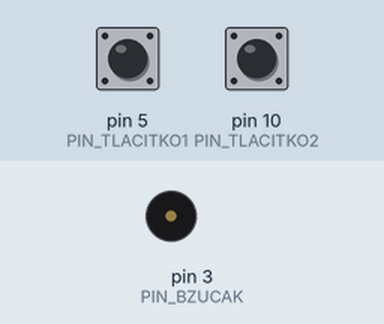
Simulated run of this sketch. Board: Arduino Uno, built with avr-gcc and run on an emulated ATmega328P. Parts: buzzer (waves = sounding). The inputs (shaded band) are chosen by the test bench; at power-on: pin 5 (PIN_TLACITKO1) HIGH, pin 10 (PIN_TLACITKO2) HIGH.

Above: at 1.2 s.
1.3 s: pin 5 (PIN_TLACITKO1) pulled LOW for 0.15 s
At 1.4 s:
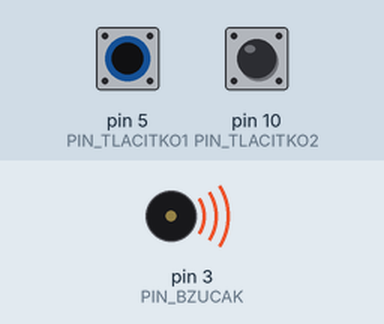
2.9 s: pin 5 (PIN_TLACITKO1) pulled LOW for 3.2 s
At 6.6 s:
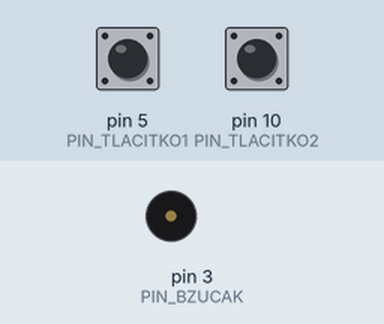
7.6 s: pin 10 (PIN_TLACITKO2) pulled LOW for 3.2 s
At 8.4 s:
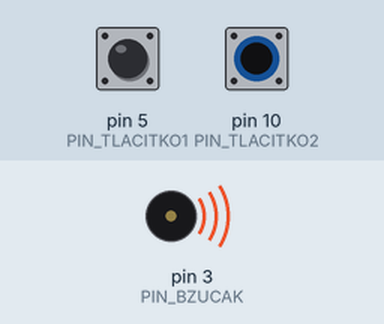
Timing chart, 0 to 12.4 s (numbered marks = the images above; inputs shaded):
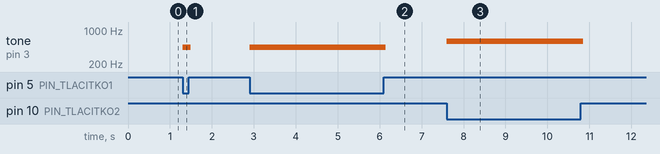

Measured:
- after the input at 1.3 s, tone on pin 3 (PIN_BZUCAK): silent → 440 Hz at once, → silent 0.20 s later
- after the input at 2.9 s, tone on pin 3 (PIN_BZUCAK): silent → 440 Hz at once, → silent 3.2 s later
- after the input at 7.6 s, tone on pin 3 (PIN_BZUCAK): silent → 587 Hz at once, → silent 3.2 s later

The sketch:

prehrani_tonu.ino
```cpp
#define PIN_TLACITKO1 5
#define PIN_TLACITKO2 10
#define PIN_BZUCAK    3

void setup() {
  Serial.begin(9600);
  pinMode(PIN_TLACITKO1, INPUT_PULLUP);
  pinMode(PIN_TLACITKO2, INPUT_PULLUP);
  pinMode(PIN_BZUCAK, OUTPUT);
}

void loop() {
  bool stav1 = digitalRead(PIN_TLACITKO1);
  bool stav2 = digitalRead(PIN_TLACITKO2);
  if (stav1 == LOW && stav2 == HIGH) {
    tone(PIN_BZUCAK, 440, 50);
  }
  if (stav1 == HIGH && stav2 == LOW) {
    tone(PIN_BZUCAK, 587, 50);
  }
}
```
